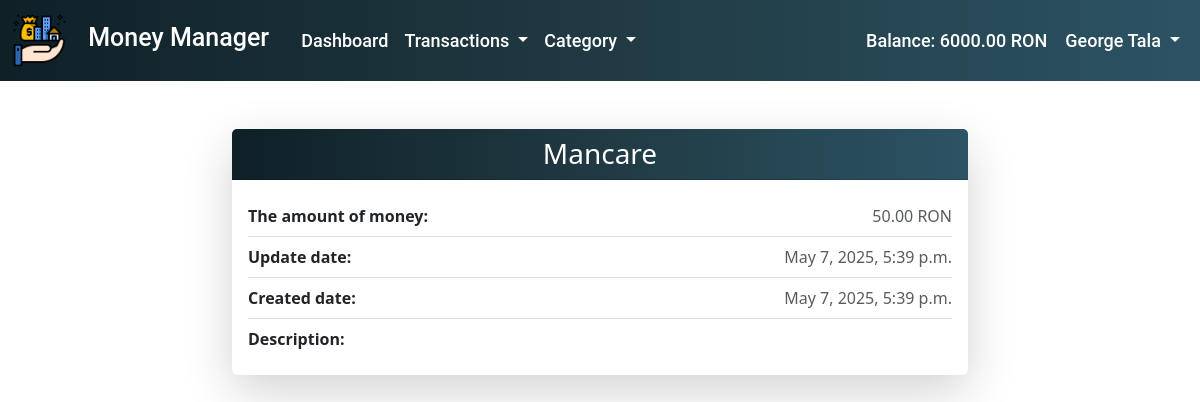
The app's page /details_transaction/7 (signed in) with its own data.
### transactions/models.py (models this page shows)
class UserTransactions(models.Model):
    user = models.ForeignKey(User, on_delete=models.CASCADE)
    category = models.ForeignKey(UserCategory, null = True, blank = True, on_delete = models.SET_NULL)
    amount = models.DecimalField(max_digits=10, decimal_places=2)
    date = models.DateField()
    description = models.TextField(blank=True)
    created_at = models.DateTimeField(auto_now_add=True)
    updated_at = models.DateTimeField(auto_now=True)
    month = models.IntegerField(null = True, blank = True)
    year = models.IntegerField(null = True, blank = True)
    def __str__(self):
        return f"Transaction: {self.amount} - {self.category.name}"

### categories/models.py (models this page shows, shortened)
class UserCategory(models.Model):
    user = models.ForeignKey(User, on_delete=models.CASCADE, null=True)
    name = models.CharField(max_length=100)
    is_income = models.BooleanField(choices=is_income_choices,default=False)  # Venituri vs Cheltuieli
    created_at = models.DateTimeField(auto_now_add=True)
    updated_at = models.DateTimeField(auto_now=True)

### transactions/views.py (the view)
# urls.py: path('details_transaction/<int:pk>', views.TransactionDetailView.as_view(), name='details-transaction'),
class TransactionDetailView(LoginRequiredMixin, DetailView):
    template_name = 'transactions/details_transaction.html'
    model = UserTransactions

### MoneyManager/context_processors.py (called while the page is built)
def transactions_context(request):
    context = {}
    if request.user.is_authenticated:
        incomes = UserTransactions.objects.filter(user=request.user, category__is_income=True)
        total_income = sum(income.amount for income in incomes)
        expenses = UserTransactions.objects.filter(user=request.user, category__is_income=False)
        total_expense = sum(expense.amount for expense in expenses)
        total_money = total_income - total_expense
        first_name = request.user.first_name
        last_name = request.user.last_name
        fullname = f"{first_name} {last_name}"
        context = {
            'total_money': total_money,
            'full_name': fullname,
        }
    return context

### templates/transactions/details_transaction.html (shortened to what this page needs)
{% extends 'base.html' %}
{% block content %}
    <div class="container mt-5">
        <div class="row justify-content-center">
            <div class="col-md-8">
                <div class="card shadow-lg border-0">
                    <div class="card-header text-center text-white"
                         style="background: linear-gradient(90deg, #0f2027, #203a43, #2c5364);">
                        <h3 class="mb-0">{{ usertransactions.category.name }}</h3>
                    </div>
                    <div class="card-body">
                        <div class="d-flex justify-content-between align-items-center py-2 border-bottom">
                            <strong>The amount of money:</strong>
                            <span class="text-muted">{{ usertransactions.amount }} RON</span>
                        </div>
                        <div class="d-flex justify-content-between align-items-center py-2 border-bottom">
                            <strong>Update date:</strong>
                            <span class="text-muted">{{ usertransactions.updated_at }}</span>
                        </div>
                        <div class="d-flex justify-content-between align-items-center py-2 border-bottom">
                            <strong>Created date:</strong>
                            <span class="text-muted">{{ usertransactions.created_at }}</span>
                        </div>
                        <div class="d-flex justify-content-between align-items-center py-2">
                            <strong>Description:</strong>
                        </div>
                    </div>
                </div>
            </div>
        </div>
    </div>
{% endblock %}

### records on screen
UserTransactions: category.name "Mancare", amount "50.00", updated_at "May 7, 2025, 5:39 p.m.", created_at "May 7, 2025, 5:39 p.m."

### other values on screen
{{ total_money }} "6000.00"
{{ full_name }} "George Tala"
